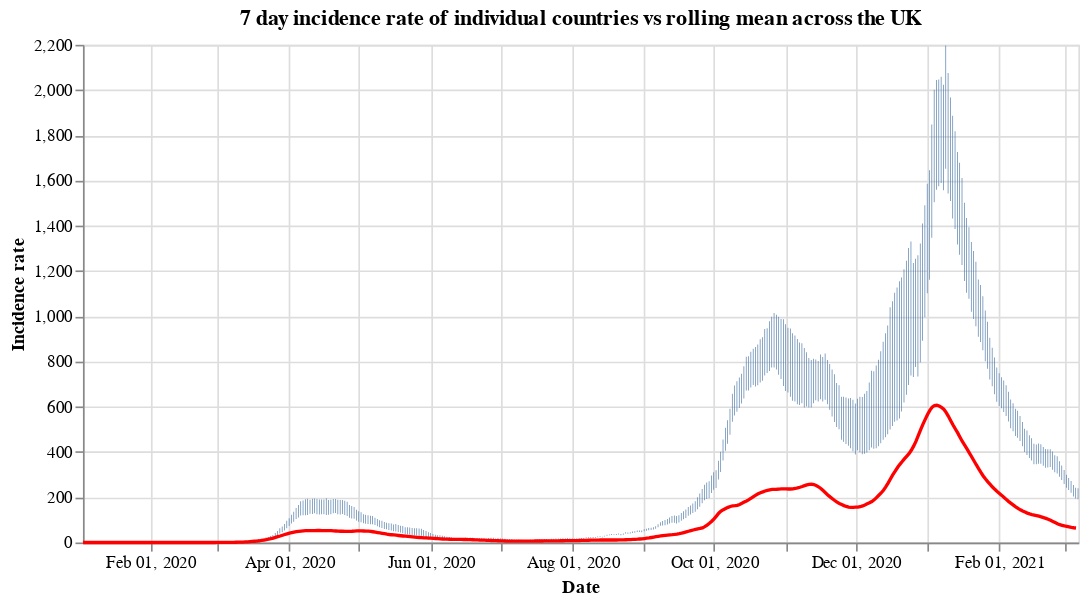

The notebook cell this image was saved under:
### Code cell
#collapse
countries = uk_cases['areaName'].unique()
countries.sort()

selection = alt.selection_single(
    name='Select',
    fields=['areaName'],
    init={'areaName': 'Wales'},
    bind={'areaName': alt.binding_select(options=countries)}
)

# scatter plot, modify opacity based on selection
bars = alt.Chart(uk_cases).mark_bar().add_selection(
    selection
).encode(
    x=alt.X("yearmonthdate(date):T", axis=alt.Axis(title='Date')),
    y=alt.Y("weeklyCasesRate:Q", axis=alt.Axis(title='Incidence rate')),
    tooltip='weeklyCasesRate:Q',
    opacity=alt.condition(selection, alt.value(1), alt.value(0))
).properties(title=f'7 day incidence rate of individual countries vs rolling mean across the UK', width=600)

line = alt.Chart(overview_cases).mark_line(
    color='red',
    size=2,
).transform_window(
    rolling_mean='mean(weeklyCasesRate)',
    frame=[0, 7]
).encode(
    x='yearmonthdate(date):T',
    y='rolling_mean:Q'
)

alt.layer(bars, line)

### Figure 1 — Vega-Lite specification as saved in the notebook (floating-point values rounded to 4 significant figures; data arrays with more than 128 entries replaced by an {"elided": "..."} marker saying what was removed)
{"config": {"view": {"continuousWidth": 400, "continuousHeight": 300}}, "layer": [{"data": {"name": "data-e4c83e54055b4246956a8e30a59f82b4"}, "mark": "bar", "encoding": {"opacity": {"condition": {"value": 1, "selection": "Select"}, "value": 0}, "tooltip": {"type": "quantitative", "field": "weeklyCasesRate"}, "x": {"type": "temporal", "axis": {"title": "Date"}, "field": "date", "timeUnit": "yearmonthdate"}, "y": {"type": "quantitative", "axis": {"title": "Incidence rate"}, "field": "weeklyCasesRate"}}, "selection": {"Select": {"type": "single", "fields": ["areaName"], "init": {"areaName": "Wales"}, "bind": {"areaName": {"input": "select", "options": ["England", "Northern Ireland", "Scotland", "Wales"]}}}}, "title": "7 day incidence rate of individual countries vs rolling mean across the UK", "width": 600}, {"data": {"name": "data-b4613916af7f3bed479dab9301c3932e"}, "mark": {"type": "line", "color": "red", "size": 2}, "encoding": {"x": {"type": "temporal", "field": "date", "timeUnit": "yearmonthdate"}, "y": {"type": "quantitative", "field": "rolling_mean"}}, "transform": [{"window": [{"op": "mean", "field": "weeklyCasesRate", "as": "rolling_mean"}], "frame": [0, 7]}]}], "$schema": "https://vega.github.io/schema/vega-lite/v4.8.1.json", "datasets": {"data-e4c83e54055b4246956a8e30a59f82b4": {"elided": "1716 records"}, "data-b4613916af7f3bed479dab9301c3932e": {"elided": "429 records"}}}
